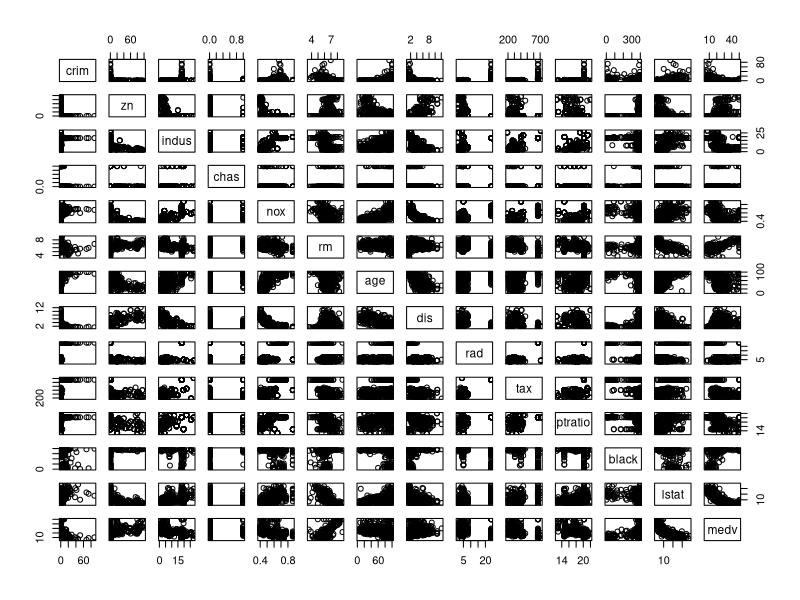
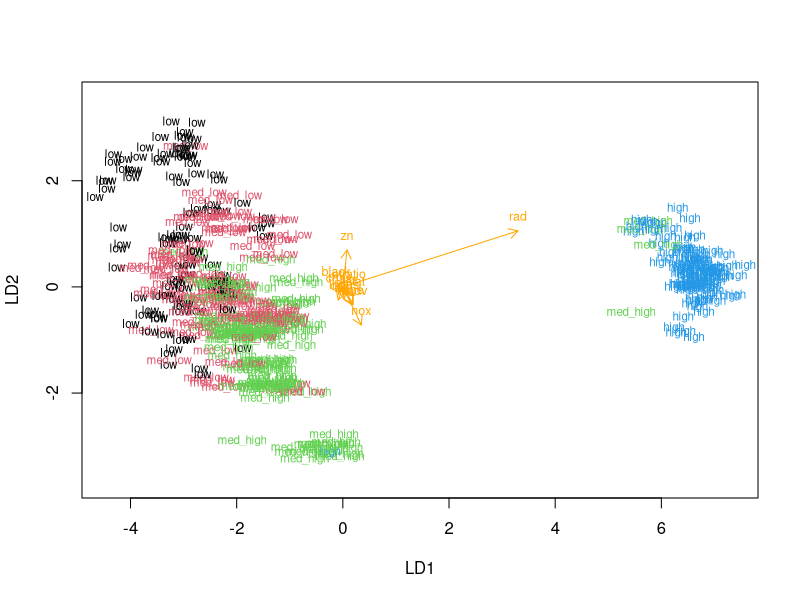
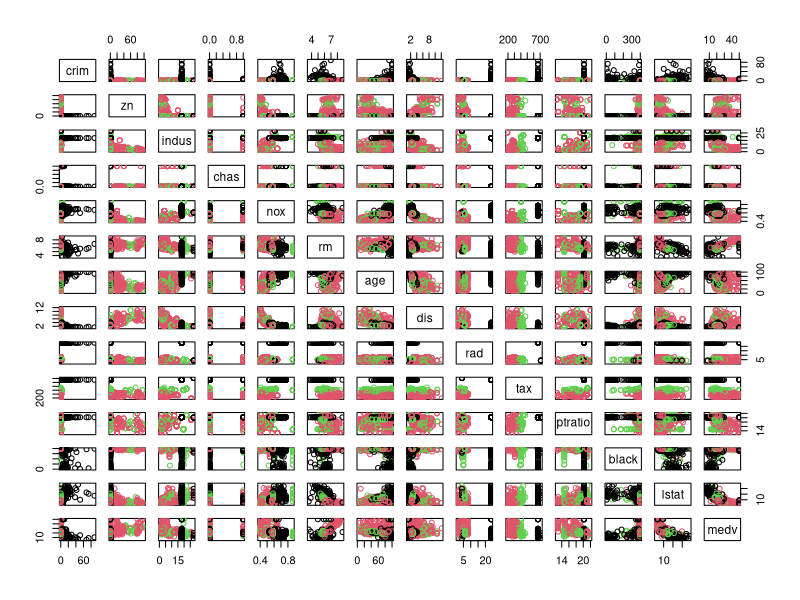
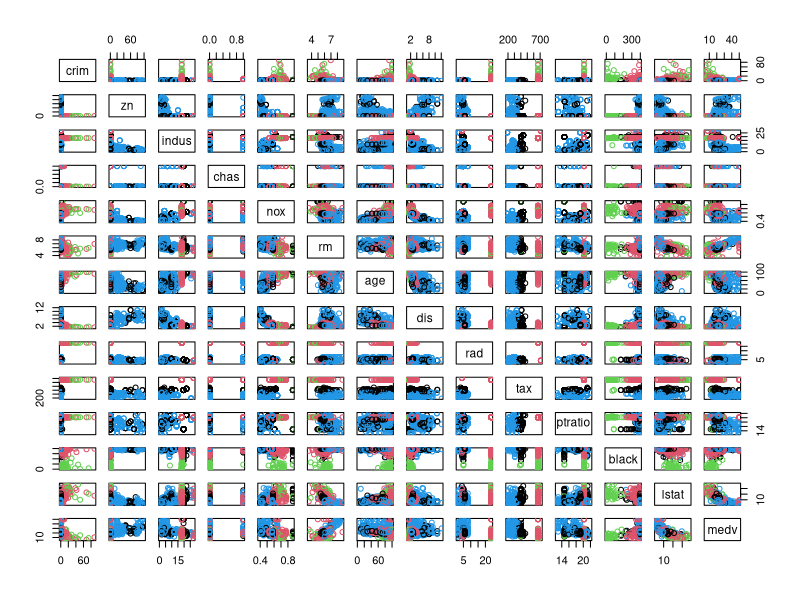
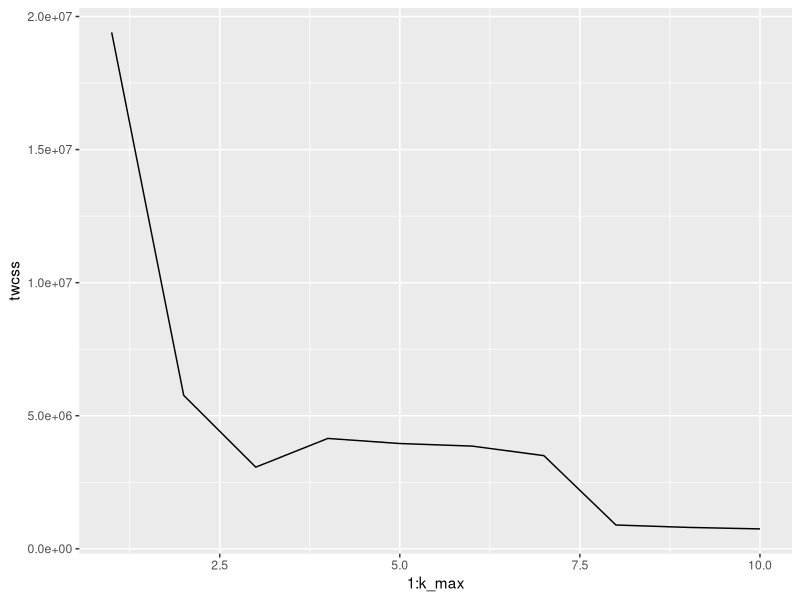

The R script that drew these images, in order:
## ---- chunk 1
library(MASS)
str(Boston)
summary(Boston)
library(ggplot2)
pairs(Boston)
summary(Boston)
boston_scaled <- scale(Boston)
summary(boston_scaled)

# After standardizing variables, mean and the median of the variables have become smaller. Also the distance between maximum and minimum value have become narrower. 
boston_scaled <- as.data.frame(boston_scaled)
bins <- quantile(boston_scaled$crim)
bins
crime <- cut(boston_scaled$crim, breaks = bins, include.lowest = TRUE, labels = c("low", "med_low", "med_high", "high"))

boston_scaled <- dplyr::select(boston_scaled, -crim)
boston_scaled <- data.frame(boston_scaled, crime)
boston_scaled$crim

n <- nrow(boston_scaled)
ind <- sample(n,  size = n * 0.8)
train <- boston_scaled[ind,]
test <- boston_scaled[-ind,]
correct_classes <- test$crim
test <- dplyr::select(test, -crime)
library(MASS)
lda.fit <- lda(crime ~ ., data = train)
lda.fit
lda.arrows <- function(x, myscale = 1, arrow_heads = 0.1, color = "orange", tex = 0.75, choices = c(1,2)){
  heads <- coef(x)
  arrows(x0 = 0, y0 = 0, 
         x1 = myscale * heads[,choices[1]], 
         y1 = myscale * heads[,choices[2]], col=color, length = arrow_heads)
  text(myscale * heads[,choices], labels = row.names(heads), 
       cex = tex, col=color, pos=3)
}
classes <- as.numeric(train$crime)
plot(lda.fit, dimen = 2, col = classes, pch = classes)
lda.arrows(lda.fit, myscale = 1)

lda.pred <- predict(lda.fit, newdata = test)
table(correct = correct_classes, predicted = lda.pred$class)

Boston
boston_scaled1 <- scale(Boston)
km <-kmeans(Boston, centers = 3)
pairs(Boston, col = km$cluster)

km <-kmeans(Boston, centers = 4)
pairs(Boston, col = km$cluster)

set.seed(123)
k_max <- 10
twcss <- sapply(1:k_max, function(k){kmeans(Boston, k)$tot.withinss})
qplot(x = 1:k_max, y = twcss, geom = 'line')

km <-kmeans(Boston, centers = 3)
